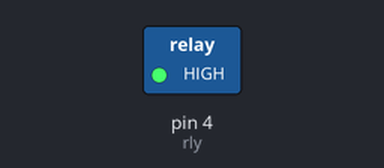
This sketch was run on a simulated Arduino Uno, built with avr-gcc and run on an emulated ATmega328P. Shown: switched loads named in the sketch (green lamp = pin HIGH). Dashed ring = blinking.

Above: at 0.5 s.
Timing chart, 0 to 4.6 s (numbered marks = the images above):
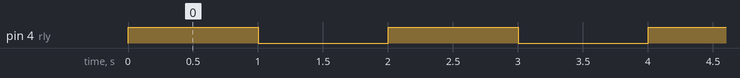

The sketch:

Relay_Check.ino
```cpp
/*
   This Code is created by Prabhas Kumar on 20th may'21 @ 01.55

   This is the part of project ILC.

   It is Check of ILC - Relay!

   Reley ---> D4 Buzzer ---> D11 || RTC --->  CLK: D5; DAT: D6; RST: D7

   The Source(s) is/are - https://bit.ly/3wfzjuP

   Note - The Source(s) is/are collection of all used in this project!

   Name of program - ILC.ino
*/


#define rly 4 // Reley

void setup() {
  // put your setup code here, to run once:
  Serial.begin(9600);

  // Defining type of connected components
  pinMode(rly, OUTPUT);

}

void loop() {
  // put your main code here, to run repeatedly:

  digitalWrite(rly, HIGH);

  delay(1000);

  digitalWrite(rly, LOW);

  delay(1000);

}


/*
   Arduino UNO

  Sketch uses 1874 bytes (5%) of program storage space. Maximum is 32256 bytes.
  Global variables use 184 bytes (8%) of dynamic memory, leaving 1864 bytes for local variables. Maximum is 2048 bytes.
*/
```

Measured:
- by itself, pin 4 (rly): alternates HIGH for 1.0 s and LOW for 1.0 s
